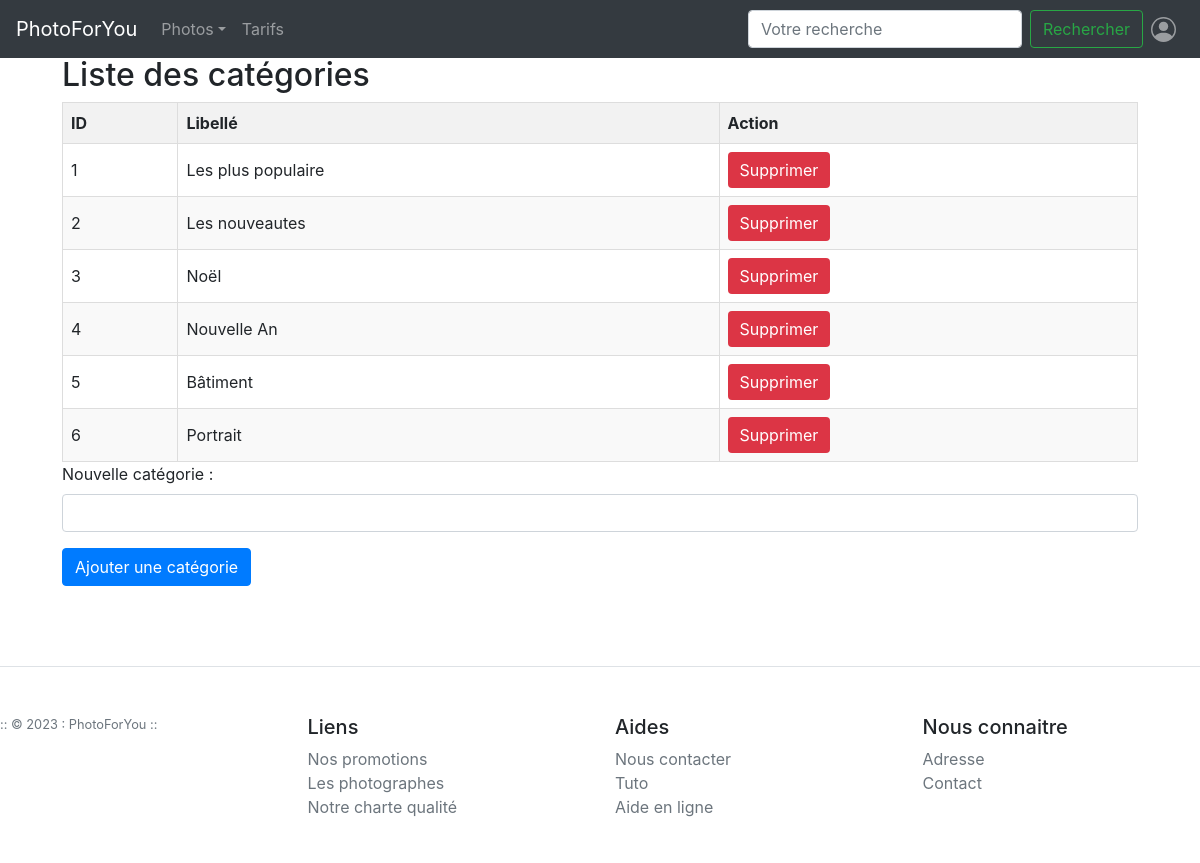
The page /pages/admin.php (signed in) on the database its author committed.
### tables this page shows
CREATE TABLE `categorie` (
  `idCategorie` int(11) NOT NULL,
  `libelle` varchar(45) NOT NULL,
  PRIMARY KEY (`idCategorie`)
);

### classes/CategorieManager.class.php (called while the page is built, shortened)
<?php
class CategorieManager
{
    private $_db;
    public function afficherCatégorie()
    {
        $q = $this->_db->prepare('SELECT idCategorie, libelle FROM categorie');
        $q->execute();
        $categorieInfo = $q->fetchAll(PDO::FETCH_ASSOC);
        return $categorieInfo;
    }
    public function setDB(PDO $db)
    {
        $this->_db = $db;
    }
}
?>

### pages/admin.php (the view, shortened to what this page needs)
<?php include ("../include/entete.inc.php"); ?>
<?php
if (isset($_SESSION['login']) && $_SESSION['login'] == true && $_SESSION['TypeUtilisateur'] == "admin") {
    ?>
    <div class="container mt-4 custom-margin-top-6">
        <div class="row">
            <div class="col-md-12">
                <h2>Liste des catégories</h2>
                <table class="categorie-table">
                    <thead>
                        <tr>
                            <th>ID</th>
                            <th>Libellé</th>
                            <th>Action</th>
                        </tr>
                    </thead>
                    <tbody>
                            <?php
                                $categories = $categorieManager->afficherCatégorie();
                                foreach ($categories as $categorie) {
                            ?>
                            <tr>
                                <td><?php echo $categorie['idCategorie']; ?></td>
                                <td><?php echo $categorie['libelle']; ?></td>
                                <td>
                                    <form action="../script/supprimer_Categorie.php" method="post" onsubmit="return confirm('Êtes-vous sûr de vouloir supprimer cette catégorie ?')">
                                        <button type="submit" class="btn btn-secondary">Supprimer</button>
                                    </form>
                                </td>
                            </tr>
                        <?php
                            }
                        ?>
                    </tbody>
                </table>
                <form action="../script/ajouter_Categorie.php" method="post">
                    <div class="form-group">
                        <label for="nouvelleCategorie">Nouvelle catégorie :</label>
                        <input type="text" class="form-control" id="nouvelleCategorie" name="nouvelleCategorie">
                    </div>
                    <button type="submit" class="btn btn-primary">Ajouter une catégorie</button>
                </form>
            </div>
        </div>
    </div>
    <?php
} else {
    header('Location: accueil.php');
}
?>
<?php include ("../include/piedDePage.inc.php"); ?>

### include/entete.inc.php (shortened to what this page needs)
<?php
  require_once ('connection.inc.php');
  $categorieManager = new CategorieManager($db);
?>
<!DOCTYPE html>
<html>
<head>
	<link href="../bootstrap/css/bootstrap.css" rel="stylesheet">
  <link href="../bootstrap/css/style.css" rel="stylesheet">
</head>
<body>
  <header>
    <?php
      include("menu.inc.php");
    ?>
  </header>

### include/menu.inc.php (shortened to what this page needs)
<nav class="navbar navbar-expand-md navbar-dark fixed-top bg-dark">
    <a class="navbar-brand" href="../pages/accueil.php">PhotoForYou</a>
    <div class="collapse navbar-collapse" id="navbarCollapse">
        <ul class="navbar-nav mr-auto">
            <li class="nav-item dropdown">
                <a class="nav-link dropdown-toggle" data-toggle="dropdown" href="../pages/accueil.php">Photos</a>
            </li>
            <li class="nav-item">
                    <a class="nav-link" href="#">Tarifs</a>
            </li>
        </ul>
            <form method="POST" class="form-inline mt-md-0">
                <input class="form-control mr-sm-2" type="text" placeholder="Votre recherche" aria-label="rechercher">
                <button class="btn btn-outline-success my-2 my-sm-0" type="submit">Rechercher</button>
                <?php
                if (isset($_SESSION['login']) && $_SESSION['login'] == False) {
                    echo '
                    <ul class="navbar-nav mr-right">
                        <li class="nav-item">
                            <a class="nav-link btn btn-outline-dark" href="../pages/inscription.php">S\'inscrire</a>
                        </li>
                        <li class="nav-item">
                            <a class="nav-link btn btn-outline-dark"  type="submit"  href="../pages/connexion.php">S\'identifier</a>
                        </li>
                    </ul>';
                } else {
                    echo '
                    <ul class="navbar-nav mr-left">
                        <li class="nav-item dropdown">
                            <a class="nav-link" data-toggle="dropdown" href="../pages/accueil.php">
                                <svg xmlns="http://www.w3.org/2000/svg" width="25" height="25" fill="currentColor" class="bi bi-person-circle" viewBox="0 0 16 16">
                                    <path d="M11 6a3 3 0 1 1-6 0 3 3 0 0 1 6 0"/>
                                    <path fill-rule="evenodd" d="M0 8a8 8 0 1 1 16 0A8 8 0 0 1 0 8m8-7a7 7 0 0 0-5.468 11.37C3.242 11.226 4.805 10 8 10s4.757 1.225 5.468 2.37A7 7 0 0 0 8 1"/>
                                </svg>
                            </a>
                            <div class="dropdown-menu dropdown-menu-right ">';
                    echo '
                        <form action="../pages/connexion.php" method="post">
                            <button type="submit" class="dropdown-item font-weight-bold" name="deconnexion">
                                Déconnexion
                            </button>
                        </form>
                    </div>
                    </li>
                    </ul>';
                }
                ?>
            </form>
    </div>
</nav>

### include/piedDePage.inc.php (shortened to what this page needs)
<footer class="pt-4 my-md-5 pt-md-5 border-top">
    <div class="row">
      <div class="col-12 col-md">
        <small class="d-block mb-3 text-muted">:: © 2023 : PhotoForYou ::</small>
      </div>
      <div class="col-6 col-md">
        <h5>Liens</h5>
        <ul class="list-unstyled text-small">
          <li><a class="text-muted" href="#">Nos promotions</a></li>
          <li><a class="text-muted" href="#">Les photographes</a></li>
          <li><a class="text-muted" href="#">Notre charte qualité</a></li>
        </ul>
      </div>
      <div class="col-6 col-md">
        <h5>Aides</h5>
        <ul class="list-unstyled text-small">
          <li><a class="text-muted" href="#">Nous contacter</a></li>
          <li><a class="text-muted" href="#">Tuto</a></li>
          <li><a class="text-muted" href="#">Aide en ligne</a></li>
        </ul>
      </div>
      <div class="col-6 col-md">
        <h5>Nous connaitre</h5>
        <ul class="list-unstyled text-small">
          <li><a class="text-muted" href="#">Adresse</a></li>
          <li><a class="text-muted" href="#">Contact</a></li>
        </ul>
      </div>
    </div>
  </footer>
</body>
</html>

### rows shown on the page
categorie: idCategorie "1", libelle "Les plus populaire"
categorie: idCategorie "2", libelle "Les nouveautes"
categorie: idCategorie "3", libelle "Noël"
categorie: idCategorie "4", libelle "Nouvelle An"
categorie: idCategorie "5", libelle "Bâtiment"
categorie: idCategorie "6", libelle "Portrait"
